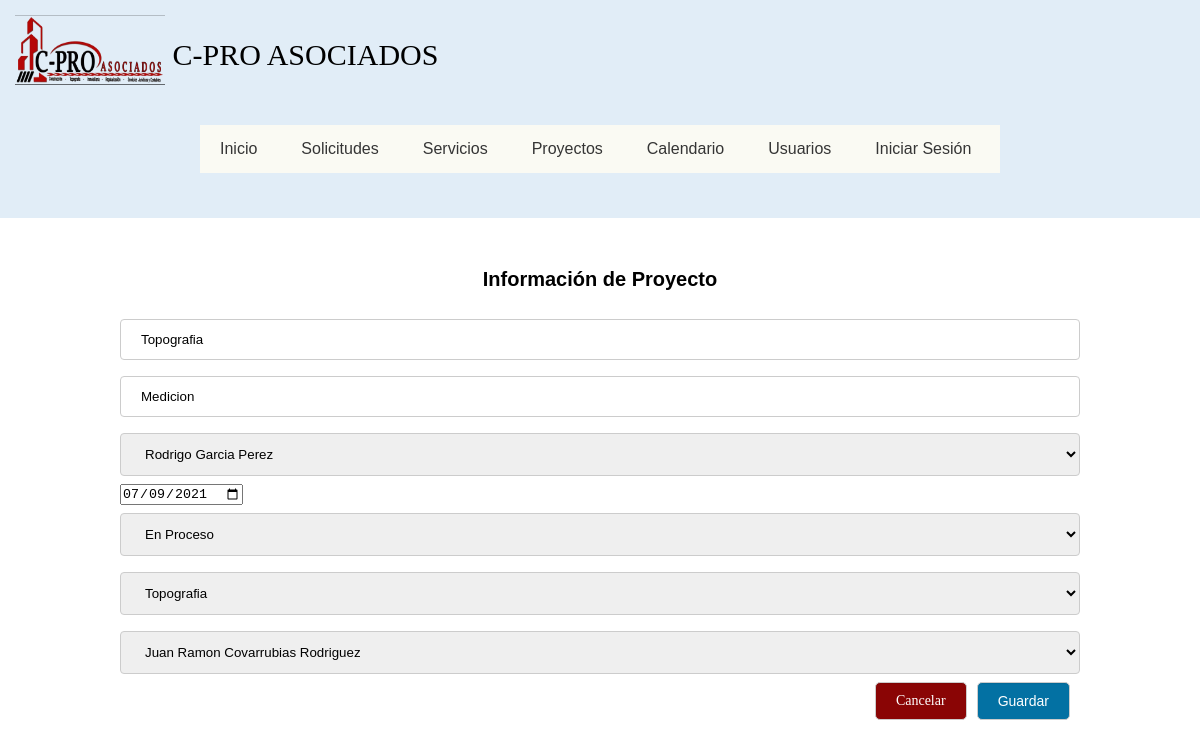
Screenshot of /Administrador/updateproyecto.php?idproyectos=1 with the database file from the repository.
### tables this page shows
CREATE TABLE `proyectos` (
  `idproyectos` int(11) NOT NULL,
  `nombre` varchar(100) DEFAULT NULL,
  `descripcion` varchar(100) DEFAULT NULL,
  `idcliente` int(11) DEFAULT NULL,
  `FechRegistro` date DEFAULT NULL,
  `Estatus` varchar(45) DEFAULT NULL,
  `idservicio` int(45) DEFAULT NULL,
  `idpersonal` int(11) DEFAULT NULL
);

### Administrador/updateproyecto.php (the view, shortened to what this page needs)
<?php
    include_once 'conexion.php';
    if(isset($_GET['idproyectos'])){
    	$id=(int) $_GET['idproyectos'];
    	$buscar_id=$con->prepare('SELECT * FROM proyectos WHERE idproyectos=:idproyectos LIMIT 1');
    	$buscar_id->execute(array(
    		':idproyectos'=>$id
    	));
    	$resultado=$buscar_id->fetch();
    }else{
    	header('Location: proyectos.php');
    }
 $queryclientes=("SELECT CONCAT(nombre, ' ', apellido1, ' ', apellido2) nombrecliente, idcliente FROM cliente");
 $clientes=$con->query($queryclientes);
 $queryservicios=("SELECT CONCAT(nombre) nombreservicio, idservicio FROM servicio");
 $servicios=$con->query($queryservicios);
  $querypersonall=("SELECT CONCAT(nombre, ' ', apellidopat, ' ', apellidomat) nombrepersonal, idpersonal FROM personal");
 $personall=$con->query($querypersonall);
?>
<!DOCTYPE html>
<html lang="en">
<head>
	<link rel="stylesheet" href="css/estilosmenus.css">
	<link rel="stylesheet" href="css/solicitud.css">
</head>
<body>
	<header>
		<div class="logo">
				<a href="#"><img src="../img/logo.png" width="150" alt=""></a>
				<a href="#">C-PRO ASOCIADOS</a>
			</div>
		<nav class="navegacion">
			<ul class="menu">
				<li><a href="../index.php">Inicio</a>
				</li>
				<li><a href="#">Solicitudes</a>
				</li>
				<li><a href="servicios.html">Servicios</a></li>
				<li><a href="proyectos.php">Proyectos</a>
				</li>
				<li><a href="indexcalend.html">Calendario</a>
				</li>
				<li><a href="#">Usuarios</a>
				</li>
				<li><a href="login_usuario.php">Iniciar Sesión</a>
				</li>
			</ul>
		</nav>
	</header>
	<div class="container">
		<h2>Información de Proyecto</h2>
		<form action="" method="POST">
			<div class="form-group">
				<input type="text" name="nombre" value="<?php if($resultado) echo $resultado['nombre'];?>" class="input_text">
			</div>
			<div class="form-group">
				<input type="text" name="descripcion" value="<?php if($resultado) echo $resultado['descripcion'];?>" class="input_text">
			</div>
			<div class="form-group">
				<select name="idcliente" id="">
							<?php
	                    while ($cliente=$clientes->fetch(PDO::FETCH_ASSOC)): ?>
                          <option value="<?php echo $cliente['idcliente'];?>" <?php echo (($cliente['idcliente']==$resultado['idcliente']) ? 'selected' : '');?>><?php echo $cliente['nombrecliente'];?></option>
                             <?php endWhile;?>
                 </select>
			</div>
			<div class="form-group">
				<input type="date" name="FechRegistro" value="<?php if($resultado) echo $resultado['FechRegistro'];?>" class="input_text">
			</div>
			<div class="form-group">
				<select name="Estatus" id="">
					<option value="En_Proceso" <?php echo(($resultado['Estatus']=='En_Proceso')? 'selected':'');?> >En Proceso</option>
					</select>
			</div>
			<div class="form-group">
				<select name="idservicio" id="">
				<?php
	                    while ($servicio=$servicios->fetch(PDO::FETCH_ASSOC)): ?>
                          <option value="<?php echo $servicio['idservicio'];?>"  <?php echo (($servicio['idservicio']==$resultado['idservicio']) ? 'selected' : '');?>><?php echo $servicio['nombreservicio'];?></option>
                             <?php endWhile;?>
                </select>
                       </div>
			<div class="form-group">
				<select name="idpersonal" id="">
							<?php
	                    while ($personal=$personall->fetch(PDO::FETCH_ASSOC)): ?>
                          <option value="<?php echo $personal['idpersonal'];?>"  <?php echo (($personal['idpersonal']==$resultado['idpersonal']) ? 'selected' : '');?>><?php echo $personal['nombrepersonal'];?></option>
                             <?php endWhile;?>
                           </select>
			</div>
			<div class="btn__group">
				<a href="proyectos.php" class="btn btn__danger">Cancelar</a>
				<input type="submit" name="guardar" value="Guardar" class="btn btn__primary">
			</div>
		</form>
	</div>
</body>
</html>

### Administrador/css/estilosmenus.css (style rules this page uses)
* { margin:0; padding: 0; -webkit-box-sizing:border-box; -moz-box-sizing: border-box; box-sizing: border-box; }
header { background: #E1EDF7; width: 100%; padding: 15px; display: flex; justify-content: space-between; align-items: center; flex-direction: row; flex-wrap: wrap; }
header .logo { color: #fff; font-size: 30px }
header .logo img { width: 150px; height: 70px; vertical-align: top; }
header .logo a { color: black; text-decoration: none; line-height: 80px; }
.navegacion { width: 800px; margin: 30px auto; background: #FAFAF3; }
.navegacion ul { list-style: none; }
.menu > li { display: inline-block; }
.menu > li > a { display: block; padding: 15px 20px; color: #353535; font-family: sans-serif; text-decoration: none; text-align: center; }

### Administrador/css/solicitud.css (style rules this page uses)
* { padding: 0; margin: 0px; box-sizing: border-box; }
a { text-decoration: none; }
.container { width: 80%; max-width: 1000px; margin: 30px auto; overflow: hidden; }
input[type=text], select { width: 100%; padding: 12px 20px; margin: 8px 0; display: inline-block; border: 1px solid #ccc; border-radius: 4px; box-sizing: border-box; }
h2 { display: block; margin-top: 20px; margin-bottom: 20px; text-align: center; font-size: 20px; font-family: sans-serif; font-weight: bold; color: black; }
form .btn { border: 1px solid #ccc; border-radius: 5px; box-shadow: 0 1px 1px rgba(0, 0, 0, 0.075) inset; color: #fff; display: block; font-size: 14px; background: rgb(3, 113, 163); margin-bottom: 15px; padding: 10px 20px; margin-right: 10px; outline: medium none; cursor: pointer; }
.btn__group { width: 100%; display: flex; flex-direction: row; justify-content: flex-end; }
.btn__primary { background: rgb(3, 113, 163); }
.btn__danger { background: #8a0505 !important; }

### rows the page displays
proyectos: nombre "Topografia", descripcion "Medicion", idcliente "Rodrigo Garcia Perez", FechRegistro "07/09/2021", Estatus "En Proceso", idservicio "Topografia", idpersonal "Juan Ramon Covarrubias Rodriguez"
